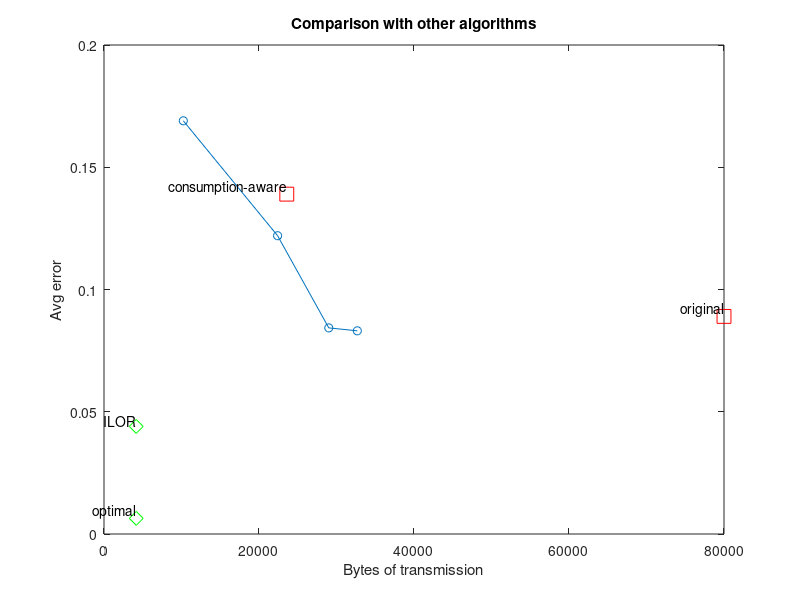

This figure's MATLAB source:
% 创建一个新的图形窗口
figure;

% 定义坐标点
x = [10234, 22400, 29004, 32684, 23584, 80000, 4160, 4160]; % x坐标
y = [0.169, 0.122, 0.0843, 0.0831, 0.139, 0.089, 0.044, 0.0064]; % y坐标

% 绘制折线
plot(x(1:4), y(1:4), '-o'); % 使用'-o'选项绘制带有圆点的折线
hold on; % 保持图形窗口以便添加更多元素

% 绘制两个孤立的点
plot(x(5), y(5), 'rs', 'MarkerSize', 10); % 使用'red square'标志
text(x(5), y(5), 'consumption-aware', 'VerticalAlignment', 'bottom', 'HorizontalAlignment', 'right');

plot(x(6), y(6), 'rs', 'MarkerSize', 10); % 使用'red square'标志
text(x(6), y(6), 'original', 'VerticalAlignment', 'bottom', 'HorizontalAlignment', 'right');

plot(x(7), y(7), 'gd', 'MarkerSize', 10); % 使用'green diamond'标志
text(x(7), y(7), 'ILOR', 'VerticalAlignment', 'bottom', 'HorizontalAlignment', 'right');

plot(x(8), y(8), 'gd', 'MarkerSize', 10); % 使用'green diamond'标志
text(x(8), y(8), 'optimal', 'VerticalAlignment', 'bottom', 'HorizontalAlignment', 'right');


% 添加标题和标签
title('Comparison with other algorithms');
xlabel('Bytes of transmission');
ylabel('Avg error');

% 添加图例
%legend('折线', '孤立点1', '孤立点2');

% 显示网格
%grid on;

% 保持图形窗口开启，以便查看图形
hold off;
